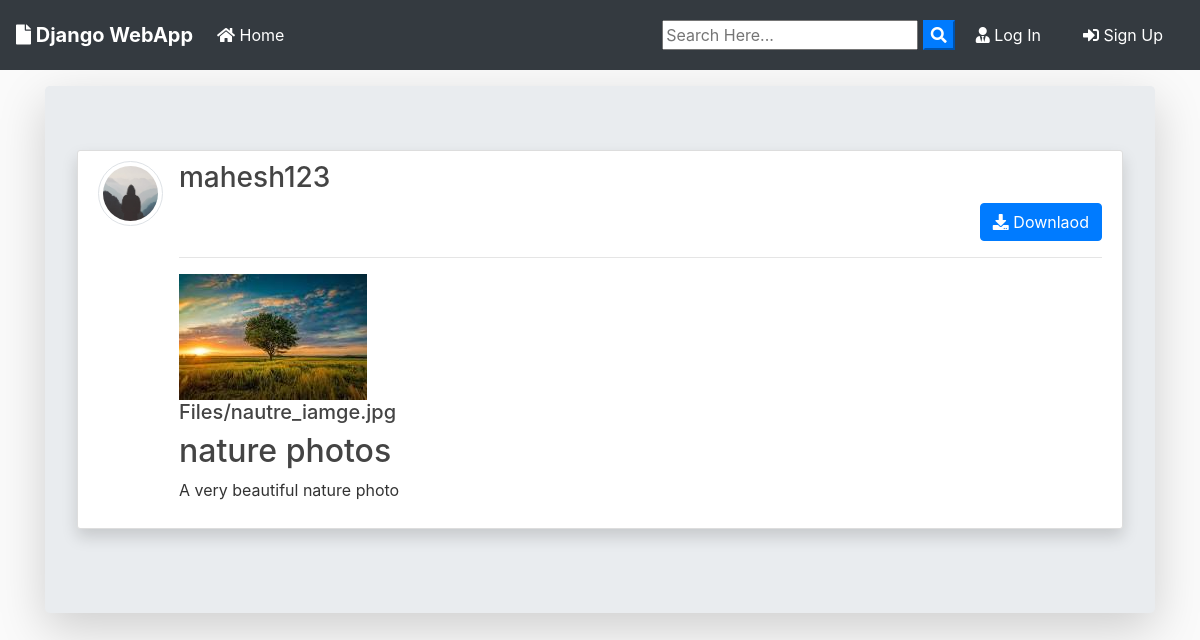
The app's page /post/18/ with its own data.
### blog/models.py (models this page shows, shortened)
class Post(models.Model):
	title = models.CharField(max_length=100)
	file = models.FileField(null=True,blank=True,upload_to='Files')
	content = models.TextField()
	date_posted = models.DateTimeField(auto_now_add= True)
	author = models.ForeignKey(User, on_delete=models.CASCADE)
	def extension(self):
		name, extension = os.path.splitext(self.file.name)
		return extension

### users/models.py (models this page shows, shortened)
class Profile(models.Model):
    user = models.OneToOneField(User, on_delete=models.CASCADE)
    image = models.ImageField(default='default.jpg', upload_to='profile_pics')

### blog/views.py (the view)
# urls.py: path('post/<int:pk>/', PostDetailView.as_view(), name='post-detail'),
class PostDetailView(DetailView):
    model = Post
    template_name = 'blog/post_detail.html'

### blog/templates/blog/post_detail.html (shortened to what this page needs)
{% extends "blog/base.html" %}
{% block content %}
<div class="jumbotron mt-3 shadow-lg">
<article class="media content-section shadow ">
   <a href="{{ object.author.profile.image.url }} " target="_blank"> <img src="{{ object.author.profile.image.url }}  " alt="" class="article-img rounded-circle img-thumbnail img-fluid">
   </a>
    <div class="media-body">
      <div class="">
        <div class="d-flex justify-content-between">
        <a class="mr-2 mt-0 mb-0  text-dark" href="{% url 'user-posts' object.author.username  %}"><h3>{{ object.author }}</h3></a>
        </div>
        {% if object.author != user %}
          <div class="form-group mt-0 pt-0 d-flex justify-content-end">
            <a href="{{ object.file.url }}" download class="btn btn-primary flex-last" type="submit"><i class="fas fa-download"></i> Downlaod</a>
          </div>
        {% endif %}
        <hr>
      </div>
      <div>
        {% if object.file %}
          {% if object.extension == '.jpg' or object.extension == 'jpeg' or object.extension == 'png' %}
            <a href="{{ object.file.url }}"  download ><img src="{{ object.file.url }}" alt="" class="img-fluid "></a>
            <a href="{{ object.file.url }}"  download class="text-dark"><h5>{{ object.file }}</h5></a>
          {% else %}
            <a href="{{ object.file.url }}"  download class="text-dark"><h5>{{ object.file }}</h5></a>
          {% endif %}
        {% endif %}
      </div>
      <h2>{{ object.title }}</h2>
      <p class="article-content">{{ object.content }}</p>
    </div>
  </article>
{% endblock content %}

### blog/static/blog/main.css (style rules this page uses)
body { background: #fafafa; color: #333333; margin-top: 0; }
h1, h2, h3, h4, h5, h6 { color: #444444; }
.content-section { background: #ffffff; padding: 10px 20px; border: 1px solid #dddddd; border-radius: 3px; margin-bottom: 20px; }
.article-content { white-space: pre-line; }
.article-img { height: 65px; width: 65px; margin-right: 16px; }

### records on screen
Post: author.profile.image (placeholder picture), author "mahesh123", file (picture), file "Files/nautre_iamge.jpg", title "nature photos", content "A very beautiful nature photo"
